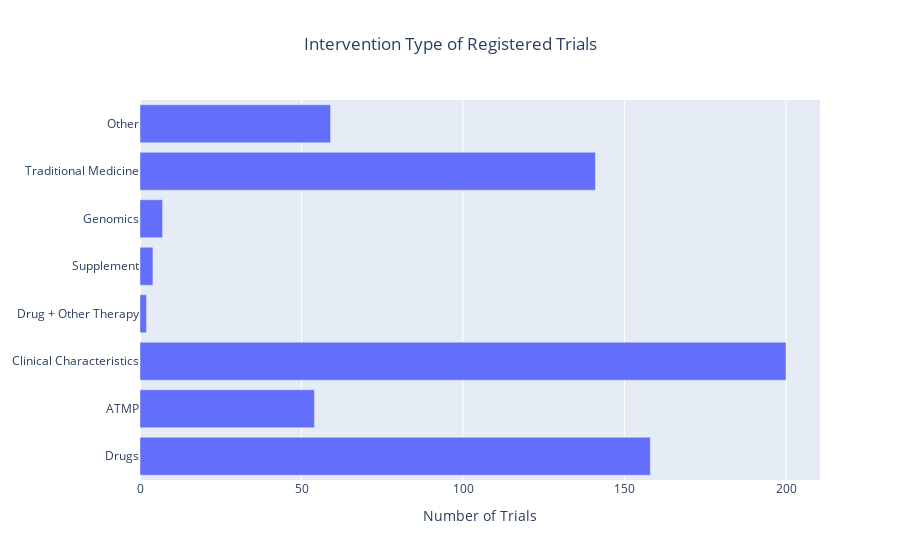

Notebook cell for this chart:
### Code cell
int_types = df_final.intervention_type.value_counts()

treatment_dict = dict(drugs = int_types['Drug'], 
                      atmp = int_types['ATMP'], 
                      clinical_char = int_types['Clinical Presentation'] + int_types['Diagnosis'] + int_types['Prognosis'],
                      drug_other_combo = int_types['Drug (+ATMP +Other (renal))'] + int_types['Drug (+ATMP)'],
                      supp = int_types['Supplement'],
                      geno = int_types['Genomics'],
                      tm = int_types[[s.startswith('Traditional Medicine') for s in int_types.index]].sum(),
                      other = int_types[[s.startswith('Other') for s in int_types.index]].sum()
                     )

fig = go.Figure(go.Bar(
            x=list(treatment_dict.values()),
            y=['Drugs', 'ATMP', 'Clinical Characteristics', 'Drug + Other Therapy', 'Supplement', 'Genomics', 'Traditional Medicine', 'Other'],
            orientation='h'))

fig.update_layout(title={'text': 'Intervention Type of Registered Trials', 'xanchor': 'center', 'x': 0.5}, 
                  xaxis_title='Number of Trials')

fig.show()
#fig.write_html('int_bar.html')

### Figure 1 — Plotly figure (JSON) as saved in the notebook; plotly's stock layout.template omitted (floating-point values rounded to 4 significant figures)
{"data": [{"orientation": "h", "type": "bar", "x": [158, 54, 200, 2, 4, 7, 141, 59], "y": ["Drugs", "ATMP", "Clinical Characteristics", "Drug + Other Therapy", "Supplement", "Genomics", "Traditional Medicine", "Other"]}], "layout": {"autosize": true, "title": {"text": "Intervention Type of Registered Trials", "x": 0.5, "xanchor": "center"}, "xaxis": {"autorange": true, "range": [0, 210.5], "title": {"text": "Number of Trials"}, "type": "linear"}, "yaxis": {"autorange": true, "range": [-0.5, 7.5], "type": "category"}}}
